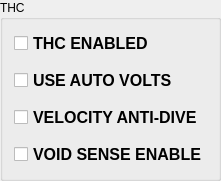
               <widget class="MkGroupBox" name="groupbox_14">
                <property name="sizePolicy">
                 <sizepolicy hsizetype="Preferred" vsizetype="Preferred">
                  <horstretch>0</horstretch>
                  <verstretch>0</verstretch>
                 </sizepolicy>
                </property>
                <property name="title">
                 <string>THC</string>
                </property>
                <layout class="QVBoxLayout" name="verticalLayout_6">
                 <property name="spacing">
                  <number>12</number>
                 </property>
                 <item>
                  <widget class="PlasmaHalCheckBox" name="thc_enabled">
                   <property name="styleSheet">
                    <string notr="true">font: bold 12pt;</string>
                   </property>
                   <property name="text">
                    <string>THC ENABLED</string>
                   </property>
                   <property name="settingName" stdset="0">
                    <string>thc_enabled</string>
                   </property>
                  </widget>
                 </item>
                 <item>
                  <widget class="PlasmaHalCheckBox" name="chkb_auto_volts">
                   <property name="styleSheet">
                    <string notr="true">font: bold 12pt;</string>
                   </property>
                   <property name="text">
                    <string>USE AUTO VOLTS</string>
                   </property>
                   <property name="pinBaseName" stdset="0">
                    <string>plasma-auto-volts</string>
                   </property>
                   <property name="settingName" stdset="0">
                    <string>plasma_auto_volts</string>
                   </property>
                  </widget>
                 </item>
                 <item>
                  <widget class="PlasmaHalCheckBox" name="chkb_vad">
                   <property name="styleSheet">
                    <string notr="true">font: bold 12pt;</string>
                   </property>
                   <property name="text">
                    <string>VELOCITY ANTI-DIVE</string>
                   </property>
                   <property name="pinBaseName" stdset="0">
                    <string>plasma-vad</string>
                   </property>
                   <property name="settingName" stdset="0">
                    <string>plasma_vad</string>
                   </property>
                  </widget>
                 </item>
                 <item>
                  <widget class="PlasmaHalCheckBox" name="chkb_void_sense">
                   <property name="styleSheet">
                    <string notr="true">font: bold 12pt;</string>
                   </property>
                   <property name="text">
                    <string>VOID SENSE ENABLE</string>
                   </property>
                   <property name="pinBaseName" stdset="0">
                    <string>plasma-void-sense</string>
                   </property>
                   <property name="settingName" stdset="0">
                    <string>plasma_void_sense</string>
                   </property>
                  </widget>
                 </item>
                </layout>
               </widget>
